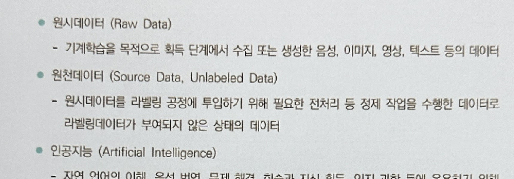
#> input picture assets/test_bgless.png, 514 x 179 px
$ python -i image_util.py   (imports and definitions only)
#> lines starting #> are read from the running program, lines starting #| are printed output that depends on the picture; after the words box and inside, x2 and y2 are one past the last pixel; in counts of white or black regions, pixels touching at a corner belong together
#> further down, picture is the input picture: shape (179, 514, 3); mean B, G, R 211.5, 211.3, 209.4
import cv2
import numpy as np
import imutils


def find_rect_contour(image, width = 800, ksize=(5,5), min_threshold=60, max_threshold=200, debug=False):
#> called with width = 800, ksize = (5, 5), min_threshold = 60, max_threshold = 200, debug = False
    resized = imutils.resize(image, width=width)
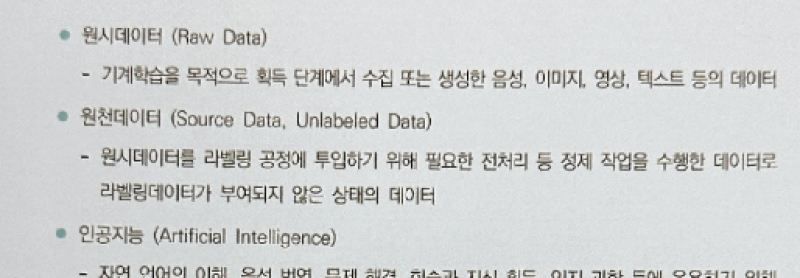
#> resized: shape (278, 800, 3); mean B, G, R 211.4, 211.2, 209.3
    ratio = image.shape[1] / float(resized.shape[1])
#> ratio = 0.642

    # 이미지를 grayscale로 변환하고 blur를 적용 -> 모서리를 찾기위한 이미지 연산
    gray = cv2.cvtColor(resized, cv2.COLOR_BGR2GRAY)
    blurred = cv2.GaussianBlur(gray, ksize, 0)
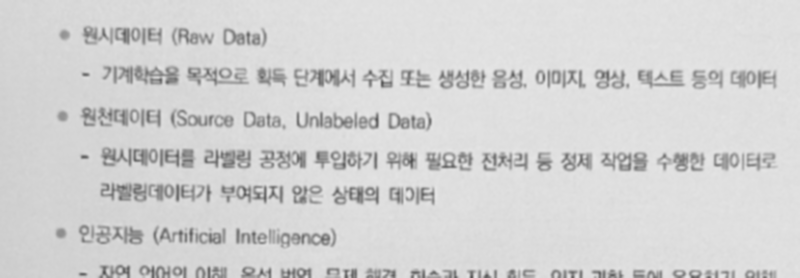
#> blurred: shape (278, 800); min 82, max 234, mean 210.7
    edged = cv2.Canny(blurred, min_threshold, max_threshold)
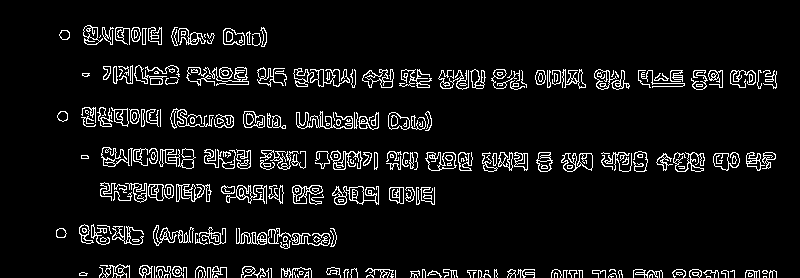
#> edged: shape (278, 800); 7% white in thin lines or dots, all inside (x1, y1, x2, y2) = (56, 25, 777, 278)

    cnts = cv2.findContours(edged.copy(), cv2.RETR_EXTERNAL, cv2.CHAIN_APPROX_SIMPLE)   # 외곽선 검출
#> cnts = 244 contours, 134 with area under 20; largest, box (x1, y1, x2, y2) and area: (425, 152, 457, 171) 403, (332, 186, 379, 205) 370, (561, 153, 593, 172) 362, (292, 185, 323, 204) 331, (362, 69, 394, 88) 280
    cnts = imutils.grab_contours(cnts)
    cnts = sorted(cnts, key=cv2.contourArea, reverse=True)

    findCnt = None

    # 정렬된 contours를 반복문으로 수행하며 4개의 꼭지점을 갖는 도형을 검출
    for c in cnts:
        peri = cv2.arcLength(c, True)                       # 외곽선 길이 구하기
        approx = cv2.approxPolyDP(c, 0.02 * peri, True)     # 외곽선 근사화(단순화)

        if len(approx) == 4:        # 가장 큰 사각형
            findCnt = approx
            break
#> this loop made 103 passes
#> (peri, findCnt) on pass 103: (20, [[167, 187], [167, 194], [170, 194], [170, 187]])
#> peri on passes 1 to 6: 130.4, 332.8, 157.6, 99.94, 178.5, 72.38

    # 만약 추출한 윤곽이 없을 경우 원본 이미지 반환
    if not findCnt.any():
        return findCnt

    contour = findCnt * ratio
#> contour = [[107.3, 120.1], [107.3, 124.6], [109.2, 124.6], [109.2, 120.1]]
    contour = contour.round(0)
#> contour = [[107, 120], [107, 125], [109, 125], [109, 120]]
    contour = contour.astype('int')

    if debug:
        from pororo.plt_util import plt_imshow
        cv2.drawContours(image, [contour], -1, (0, 255, 0), 2)
        plt_imshow("Edge", image, (8, 5))

    return contour


def find_text_contour(image, position_Y, ksize=(5,5), min_threshold=60, max_threshold=200, debug=False):
    # === Edge 검출을 위한 이미지 전처리
    gray = cv2.cvtColor(image, cv2.COLOR_BGR2GRAY)
    blurred = cv2.GaussianBlur(gray, ksize, 0)
    edged = cv2.Canny(blurred, min_threshold, max_threshold)

    # === 텍스트 외곽선 검출
    contours, _ = cv2.findContours(edged.copy(), cv2.RETR_EXTERNAL, cv2.CHAIN_APPROX_SIMPLE)

    grab = dict()
    grab["index"], grab["minY"], grab["maxY"] = None, None, None

    for i, cnts in enumerate(contours):
        max_y = cnts.max(axis=0)[0][1]

        if max_y <= position_Y:
            if not grab["maxY"] or grab["maxY"] < max_y:
                grab["index"] = i
                grab["minY"] = cnts.min(axis=0)[0][1]
                grab["maxY"] = max_y
            elif max_y == grab["maxY"]:
                min_y = cnts.min(axis=0)[0][1]
                if min_y < grab["minY"]:
                    grab["index"] = i
                    grab["minY"] = min_y
                    grab["maxY"] = max_y

    if debug:
        from pororo.plt_util import plt_imshow
        cv2.drawContours(image, [contours[grab["index"]]], -1, (0, 255, 0), 2)
        plt_imshow("ROI", image, (8, 5))

    return grab["minY"], grab["maxY"]


>>> import cv2
>>> picture = cv2.imread('../assets/test_bgless.png')
>>> result = find_rect_contour(picture)
#> result = [[107, 120], [107, 125], [109, 125], [109, 120]]
